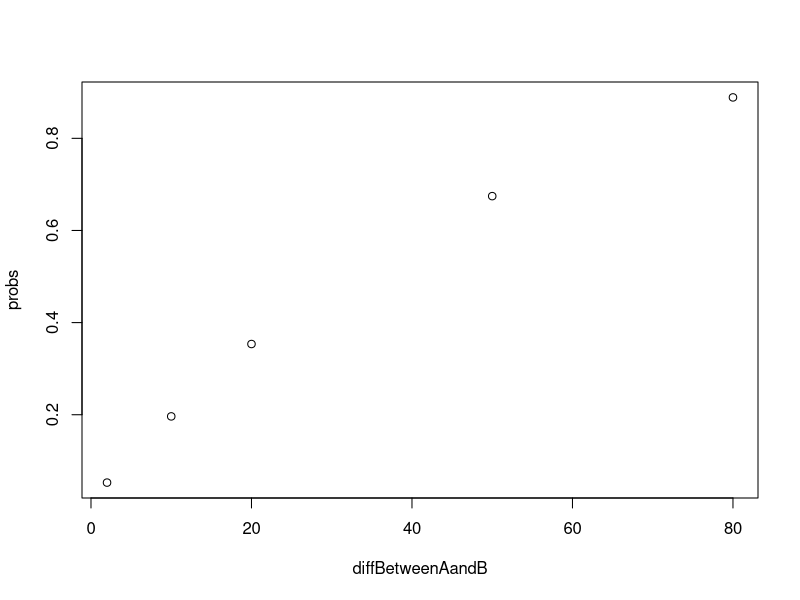

This figure's R source:
# must enter a, b, N beforehand
# a = number of A votes
# b = number of B votes
# N = number of repetitions
#
# initialize vectors
N = 10000

probs = list()
diffBetweenAandB = list()

testVals = list(c(51,49), c(55,45), c(60,40), c(75,25), c(90,10))
for (val in testVals){
  a = val[1]
  b = val[2]



Blead = NULL
Btied = NULL
#
# create ballots, determine total number of ballots
ballots = c(rep("A", times = a), rep("B", times = b))
T = a + b
#
for (j in 1:N) {
  orderedballots = sample(ballots, T, replace=FALSE)
  
  didBlead = 0; wasBtied = 0
  Acount = 0; Bcount = 0
#
  for (i in 1:T) {
    if (orderedballots[i] == "A") {Acount = Acount + 1} else {Bcount = Bcount +1}
    if (Bcount > Acount) {didBlead = 1}
    if (Bcount == Acount) {wasBtied = 1}
  }
#
  Blead[j] = didBlead
  Btied[j] = wasBtied
}
#
# calculate probabilities
probBlead = sum(Blead)/N
probBtied = sum(Btied)/N
#
probAalwayslead = 1 - probBtied
probAnevertrail = 1 - probBlead
#
# report results
a; b; probAalwayslead; probAnevertrail
print(a)
print(b)
print(probAalwayslead)
print(probAnevertrail)
diffBetweenAandB = append(diffBetweenAandB, (a-b))
probs = append(probs, probAnevertrail)

}
plot(diffBetweenAandB, probs)

